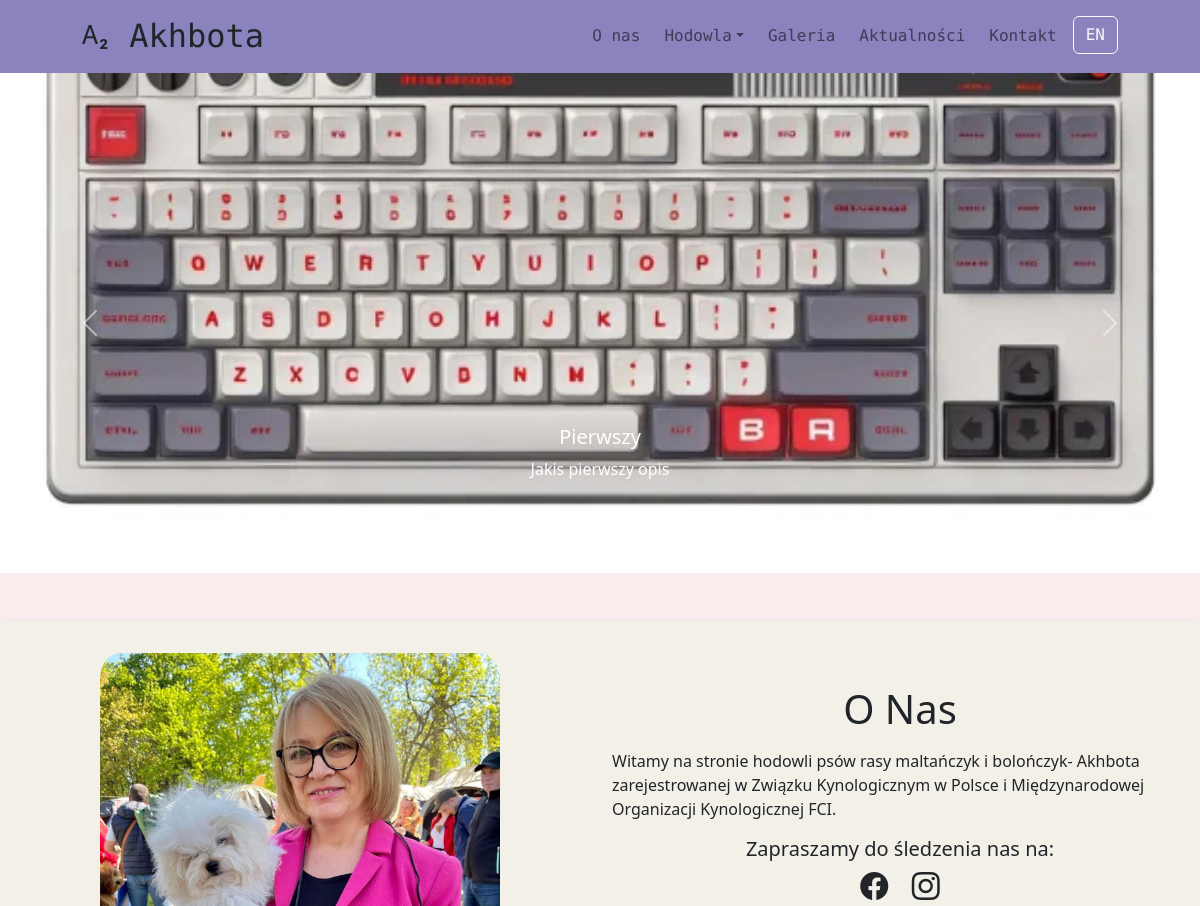
The app's page / (upper part), older data.
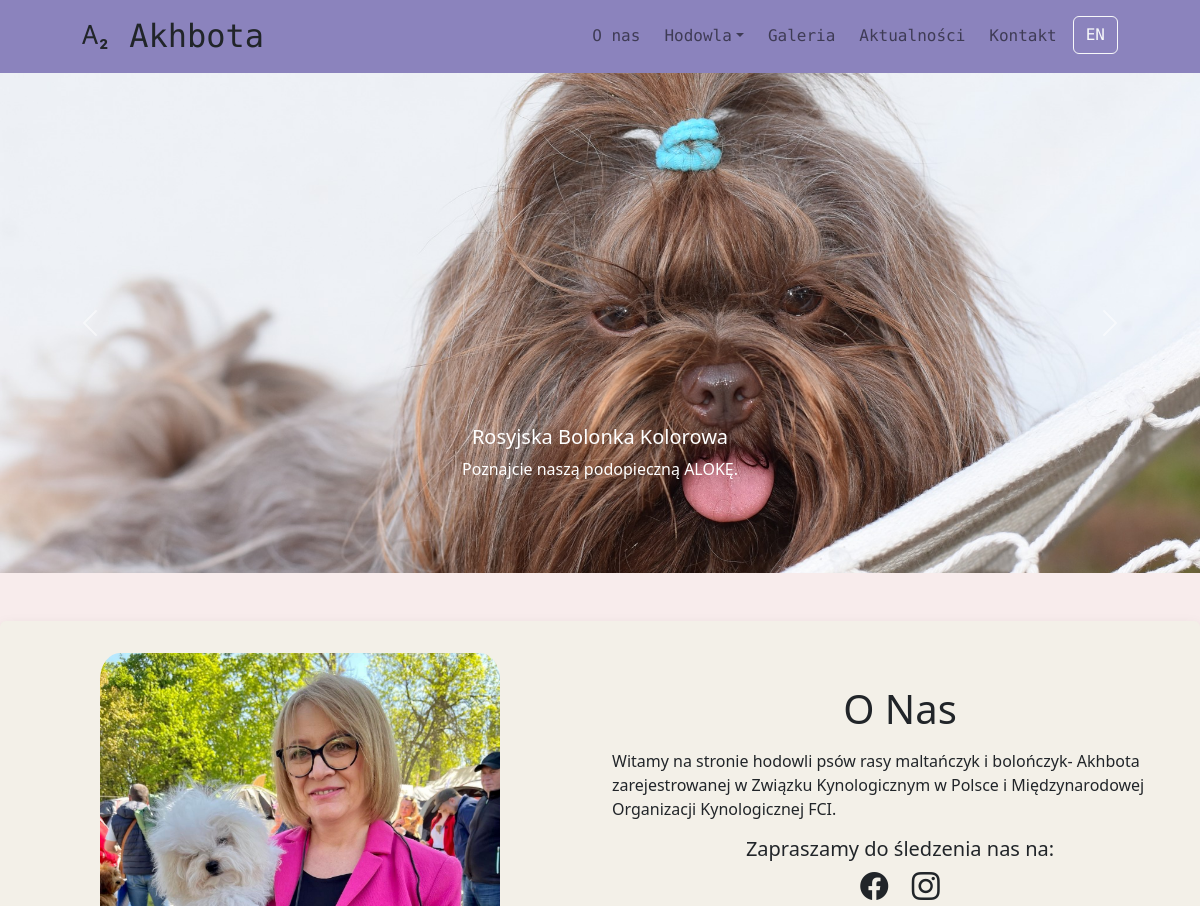
The same page, newer data.
### main_app/models.py (models this page shows, shortened)
class Carousel_Items(models.Model):
    title = models.CharField(max_length=100, blank=True)
    description = models.CharField(max_length=255, blank=True)
    image = models.ImageField(upload_to='uploads/carousel/', blank=True)
    class Meta:
        verbose_name = "Elementy Karuzeli"
        verbose_name_plural = "Elementy Karuzeli"

### main_app/views.py (the view)
# urls.py: path('', views.home , name='home'),
def home(request):
    carousel_items = Carousel_Items.objects.all()
    return render(request, 'home.html', {'carousel_items':carousel_items})

### main_app/templates/home.html (shortened to what this page needs)
{% extends 'base.html' %}
{% load static %}
{% block content %}
<center>
  <div id="carouselExampleInterval" class="carousel slide" data-bs-ride="carousel">
    <div class="carousel-inner">
      {% for item in carousel_items %}
        <div class="carousel-item {% if forloop.first %}active{% endif %}" data-bs-interval="4000">
          <img src="{{item.image.url}}" class="d-block w-100" alt="...">
          <div class="carousel-caption d-none d-md-block">
            <h5>{{ item.title }}</h5>
            <p>{{ item.description }}</p>
          </div>
        </div>
      {% endfor %%}
    </div>
    <button class="carousel-control-prev" type="button" data-bs-target="#carouselExampleInterval" data-bs-slide="prev">
      <span class="carousel-control-prev-icon" aria-hidden="true"></span>
    </button>
    <button class="carousel-control-next" type="button" data-bs-target="#carouselExampleInterval" data-bs-slide="next">
      <span class="carousel-control-next-icon" aria-hidden="true"></span>
    </button>
  </div>
</center>
<center>
  <div id="about" class="container content-container rounded shadow py-3 mb-5 mt-5">
    <div class="row">
      <div class="col-md mt-3 mb-3 text-center">
        <img src="media/pictures/profil_o_nas.jpg">
      </div>
      <div class="col-md mt-5">
          <p class="text-center display-6" data-lang-key="about_title" >O Nas</p>
          <p data-lang-key="about_description">
            Witamy na stronie hodowli psów rasy maltańczyk i bolończyk- Akhbota zarejestrowanej w Związku Kynologicznym w Polsce i Międzynarodowej Organizacji Kynologicznej FCI.<br><br>
          </p>
          <center>
            <h5 data-lang-key="about_fb_link">Zapraszamy do śledzenia nas na</h5>
              <h3>
                  <a href="https://www.facebook.com/HodowlaBolonczykowAkhbotaFCI?paipv=0&eav=Afb5sr_5TEE5R_lxpkRe8Msw9KisZKaB6lg7qy9zb0TjF2-1lVV6TZBx6ezeBwqIo8U" class="mx-2" style="text-decoration: none;">
                    <i class="bi bi-facebook text-dark"></i>
                  </a>
                  <a href="https://www.instagram.com/urszulakoczkodaj/channel/" class="mx-2" style="text-decoration: none;">
                    <i class="bi bi-instagram text-dark"></i>
                  </a>
              </h3>
          </center>
      </div>
    </div>
  </div>
</center>
{% endblock %}

Row changes from the older to the newer data that the page shows:
removed Carousel_Items: image (picture), title "Pierwszy", description "Jakis pierwszy opis"
added Carousel_Items: image (picture), title "Rosyjska Bolonka Kolorowa", description "Poznajcie naszą podopieczną ALOKĘ."
